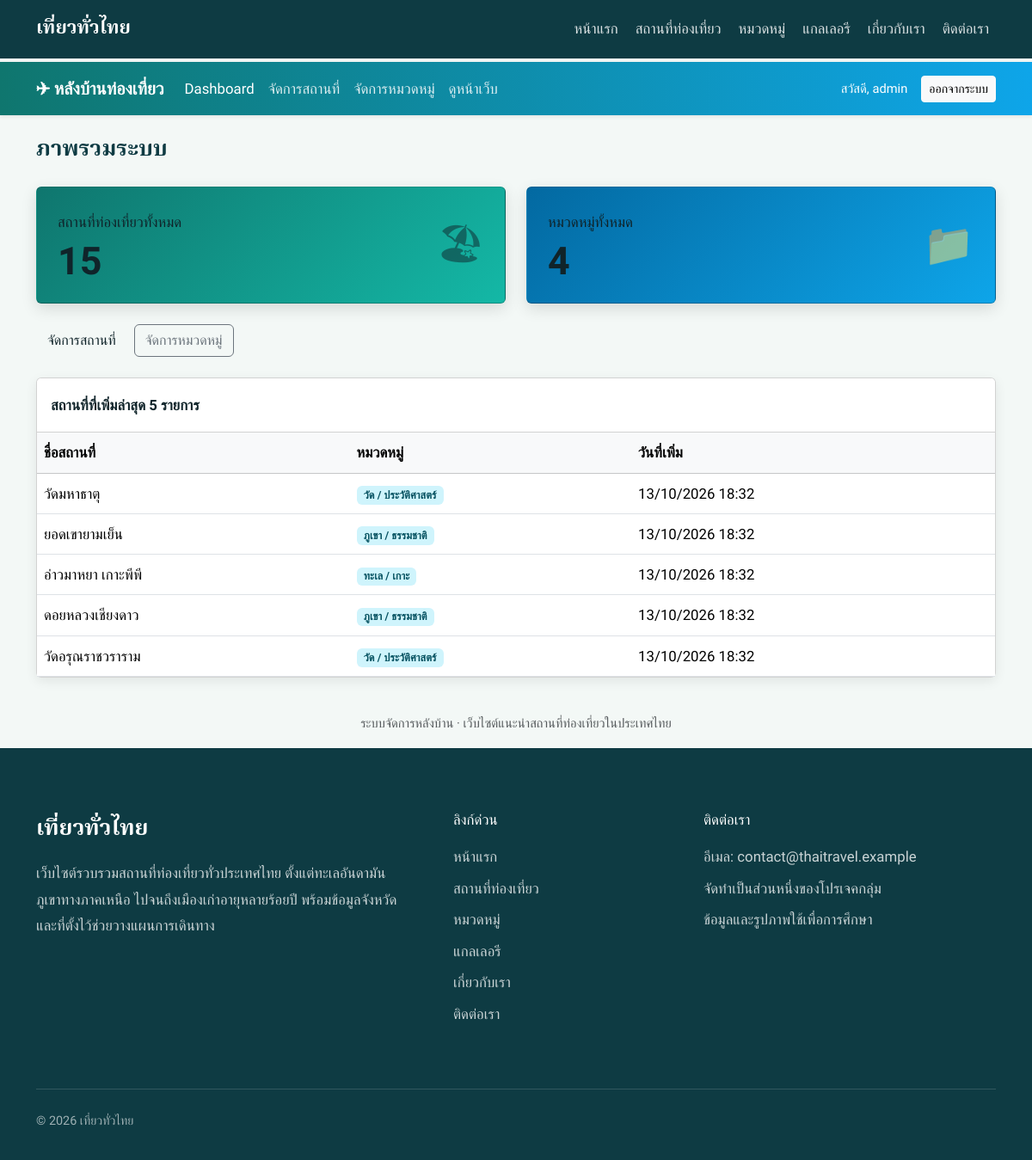
Page /admin/dashboard.php (signed in) on the committed database.
### tables this page shows
CREATE TABLE IF NOT EXISTS places (
  id INT UNSIGNED AUTO_INCREMENT PRIMARY KEY,
  category_id INT UNSIGNED NOT NULL,
  name VARCHAR(150) NOT NULL,
  province VARCHAR(100) NOT NULL DEFAULT '',
  description TEXT,
  location VARCHAR(255) DEFAULT NULL,
  image VARCHAR(255) DEFAULT NULL,
  created_at TIMESTAMP NOT NULL DEFAULT CURRENT_TIMESTAMP,
  KEY idx_cat (category_id),
  CONSTRAINT fk_places_cat FOREIGN KEY (category_id) REFERENCES categories(id)
);

CREATE TABLE IF NOT EXISTS categories (
  id INT UNSIGNED AUTO_INCREMENT PRIMARY KEY,
  name VARCHAR(100) NOT NULL UNIQUE,
  created_at TIMESTAMP NOT NULL DEFAULT CURRENT_TIMESTAMP
);

### admin/dashboard.php (the view, shortened to what this page needs)
<?php
require __DIR__ . '/../config/db.php';
$totalPlaces     = (int) $pdo->query('SELECT COUNT(*) FROM places')->fetchColumn();
$totalCategories = (int) $pdo->query('SELECT COUNT(*) FROM categories')->fetchColumn();
$latest = $pdo->query(
    'SELECT p.id, p.name, p.created_at, c.name AS category_name
     FROM places p
     LEFT JOIN categories c ON p.category_id = c.id
     ORDER BY p.created_at DESC, p.id DESC
     LIMIT 5'
)->fetchAll();
require __DIR__ . '/includes/header.php';
?>
<h3 class="fw-semibold mb-4">ภาพรวมระบบ</h3>
<div class="row g-4 mb-4">
    <div class="col-md-6">
        <div class="card stat-card stat-places">
            <div class="card-body p-4 d-flex justify-content-between align-items-center">
                <div>
                    <div class="mb-2">สถานที่ท่องเที่ยวทั้งหมด</div>
                    <div class="stat-number"><?= $totalPlaces ?></div>
                </div>
                <div style="font-size:3rem;opacity:.5;">&#127958;</div>
            </div>
        </div>
    </div>
    <div class="col-md-6">
        <div class="card stat-card stat-cats">
            <div class="card-body p-4 d-flex justify-content-between align-items-center">
                <div>
                    <div class="mb-2">หมวดหมู่ทั้งหมด</div>
                    <div class="stat-number"><?= $totalCategories ?></div>
                </div>
                <div style="font-size:3rem;opacity:.5;">&#128193;</div>
            </div>
        </div>
    </div>
</div>
<div class="mb-4 d-flex flex-wrap gap-2">
    <a href="places/index.php" class="btn btn-teal">จัดการสถานที่</a>
    <a href="categories/index.php" class="btn btn-outline-secondary">จัดการหมวดหมู่</a>
</div>
<div class="card panel-card">
    <div class="card-header bg-white fw-semibold py-3">สถานที่ที่เพิ่มล่าสุด 5 รายการ</div>
    <div class="table-responsive">
        <table class="table table-hover align-middle mb-0">
            <thead class="table-light">
                <tr>
                    <th>ชื่อสถานที่</th>
                    <th>หมวดหมู่</th>
                    <th>วันที่เพิ่ม</th>
                </tr>
            </thead>
            <tbody>
            <?php if (count($latest) === 0): ?>
                <tr>
                    <td colspan="3" class="text-center text-muted py-4">ยังไม่มีข้อมูลสถานที่</td>
                </tr>
            <?php else: ?>
                <?php foreach ($latest as $row): ?>
                <tr>
                    <td><?= htmlspecialchars($row['name']) ?></td>
                    <td>
                        <span class="badge bg-info-subtle text-info-emphasis">
                            <?= htmlspecialchars($row['category_name'] ?? 'ไม่ระบุ') ?>
                        </span>
                    </td>
                    <td><?= date('d/m/Y H:i', strtotime($row['created_at'])) ?></td>
                </tr>
                <?php endforeach; ?>
            <?php endif; ?>
            </tbody>
        </table>
    </div>
</div>
<?php require __DIR__ . '/includes/footer.php'; ?>

### assets/css/style.css (style rules this page uses)
:root { --sea-deep: #0E3B43; --lagoon: #1F8A8A; --foam: #F3F8F6; --ink: #10242A; --mango: #F4A62A; --mango-dk: #E0951A; --font-display: 'Noto Serif Thai', serif; --font-body: 'Anuphan', sans-serif; --fs-sm: 0.9rem; --fs-base: 1.05rem; --fs-lg: 1.25rem; --fs-h3: clamp(1.35rem, 2.2vw, 1.6rem); --fs-h2: clamp(1.8rem, 3.6vw, 2.5rem); --fs-h1: clamp(2.3rem, 6vw, 4.6rem); --radius-img: 28px; --nav-h: 4.5rem; --bs-body-font-family: var(--font-body); --bs-body-color: var(--ink); }
html { scroll-behavior: smooth; }
body { font-family: var(--font-body); font-size: var(--fs-base); font-weight: 400; line-height: 1.8; color: var(--ink); background: var(--foam); }
body.no-hero { padding-top: var(--nav-h); }
h1, h2, h3, h4 { font-family: var(--font-display); font-weight: 600; line-height: 1.35; color: var(--sea-deep); }
h3 { font-size: var(--fs-h3); }
a { color: var(--lagoon); }
.btn, a, .card { transition: all 0.3s ease-in-out; }

### admin/includes/header.php (style rules this page uses)
:root { --teal-dark: #0f766e; --teal: #14b8a6; --sea: #0ea5e9; }
body { font-family: 'Prompt', sans-serif; background: #f0fdfa; }
.stat-card { border: 0; border-radius: 1rem; color: #fff; box-shadow: 0 6px 18px rgba(0,0,0,.12); }
.stat-places { background: linear-gradient(135deg, #0f766e, #14b8a6); }
.stat-cats { background: linear-gradient(135deg, #0369a1, #0ea5e9); }
.stat-number { font-size: 2.8rem; font-weight: 600; line-height: 1; }
.panel-card { border: 0; border-radius: 1rem; box-shadow: 0 4px 14px rgba(0,0,0,.08); }
.btn-teal { background: var(--teal-dark); border-color: var(--teal-dark); color: #fff; }

### rows in the picture
places: name "วัดมหาธาตุ", category.name "วัด / ประวัติศาสตร์", created_at "13/10/2026 18:32"
places: name "ยอดเขายามเย็น", category.name "ภูเขา / ธรรมชาติ", created_at "13/10/2026 18:32"
places: name "อ่าวมาหยา เกาะพีพี", category.name "ทะเล / เกาะ", created_at "13/10/2026 18:32"
places: name "ดอยหลวงเชียงดาว", category.name "ภูเขา / ธรรมชาติ", created_at "13/10/2026 18:32"
places: name "วัดอรุณราชวราราม", category.name "วัด / ประวัติศาสตร์", created_at "13/10/2026 18:32"

### other values in the picture
$_SESSION['admin_user'] "admin"
$siteName "เที่ยวทั่วไทย"
$label "หน้าแรก"
$label "สถานที่ท่องเที่ยว"
$label "หมวดหมู่"
$label "แกลเลอรี"
$label "เกี่ยวกับเรา"
$label "ติดต่อเรา"
$totalPlaces "15"
$totalCategories "4"
